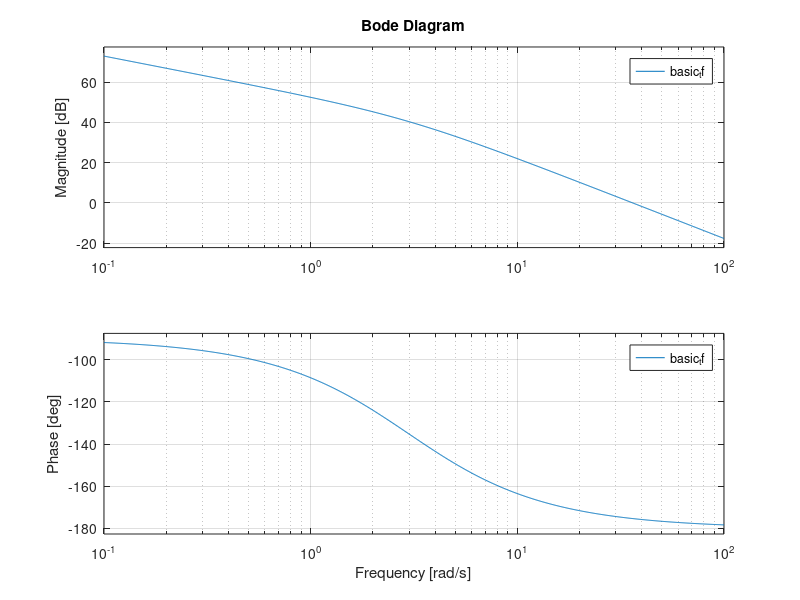

This chart was generated by the following MATLAB code: (Note: this script raises an error after producing the figure.)
clear
clc
close all

global mp
rmpath("nl_tut_callbacks")
addpath("matlab_pure");
addpath("mp_callbacks");
addpath("mex_files");
addpath(pwd);

% pendulum configuration
mp = struct(...
    'g', 9.81, ... % gravitational constant
    'B', 8.1055e-6, ... % motor damping
    'L', 0.23e-3, ... % inductance
    'R', 3.85, ... % resistance
    'V_s', 10.7, ... % supply voltage
    'K_m', 0.0228, ... % motor constant
    'm', 0.03937, ... % mass of rod
    'l_c', 0.0254, ... % length of rod
    'J_motor', 1.67e-6, ...
    'J_rod', 2.12*1E-5, ...
    'sr', 1000, ... % sampling rate (Hz) % 100
    'w_PSD', 0.01 ... % process noise Power spectral density
);
% mp.J_rod = 1/12*mp.m; % *mp.l_c^2; % pendulum config; 1/12*m*l_c^2 for pendulum config
mp.J = mp.J_motor + mp.J_rod + mp.m * mp.l_c^2;
mp.dt = 1/mp.sr;

%% Bode Transfer Function
s = tf('s');
basic_tf = (mp.K_m*mp.V_s/(mp.J*mp.R))/(s^2+s*(mp.B/mp.J+mp.K_m^2/(mp.J*mp.R)));
bode(basic_tf);

% TODO: pendulum colliding with wall

%% Generate a trajectory
theta_vec0 = [pi/2; 0]; % initial angle of 45 degrees at 0 radians/sec
theta_k = theta_vec0;
thetas = theta_k';
% propagations = 160;
propagations = 4000;


for k = 1:propagations
    theta_k = nonlin_transition_model(theta_k);
    thetas = [thetas; theta_k'];
end
Ts = ((0:propagations) * mp.dt)';
figure;
sgtitle('Pendulum Trajectory (angle: top), (angular rate: bottom)');
subplot(2, 1, 1);
plot(Ts, thetas(:, 1));
subplot(2, 1, 2);
plot(Ts, thetas(:, 2));

% plot makes sense since back EMF prevents the motor from rotating 

%% Generate trajectory with noise
% Creating the dynamic simulation
V = 0.009311^2; % best fit Gaussian
H = [1.0, 0.0]; % meausrement model
xk = theta_vec0;
xs = xk'; % State vector history
ws = [];   % Process noise history
vs = unifrnd(-pi/200,pi/200); % Measurement noise history; sample from uniform distribution
zs = H * xk + vs(1); % Measurement history
% propagations = 160;

for k = 1:propagations
    wk = mp.dt * sqrt(mp.w_PSD) * randn();
    xk(2) = xk(2) + wk; % Gamma = [0; 1];
    xk = nonlin_transition_model(xk);
    xs = [xs; xk'];
    ws = [ws; wk];
    vk = unifrnd(-pi/200,pi/200); % sample from uniform distribution
    zk = H * xk + vk;
    vs = [vs; vk];
    zs = [zs; zk];
end
plot_simulation_history([], {xs,zs,ws,vs}, [])

%% Kalman Filter
% Continuous time Gamma (\Gamma_c)
Gamma_c = [0.0; 1.0];
W_c = mp.w_PSD;
I2 = eye(2);
taylor_order = 2;

% Setting up and running the EKF
% The gaussian_filters module has a "run_ekf" function baked in, but we'll just show the whole thing here
P0_kf = eye(2) * 0.003;
x0_kf = mvnrnd(theta_vec0, P0_kf); % lets initialize the Kalman filter slightly off from the true state position

xs_kf = x0_kf;
Ps_kf = zeros(propagations+1, 2, 2);
Ps_kf(1, :, :) = P0_kf;
x_kf = x0_kf';
P_kf = P0_kf;
for k = 1:propagations
    Jac_F = jacobian_mp_ode(x_kf);
    [Phi_k, W_k] = discretize_nl_sys(Jac_F, Gamma_c, W_c, mp.dt, taylor_order, false, true);
    % Propagate covariance and state estimates
    P_kf = Phi_k * P_kf * Phi_k' + W_k;
    x_kf = nonlin_transition_model(x_kf);
    % Form Kalman Gain, update estimate and covariance
    K = (H * P_kf * H' + V) \ (H * P_kf)';
    zbar = H * x_kf;
    r = zs(k+1) - zbar;
    x_kf = x_kf + K * r;
    P_kf = (I2 - K * H) * P_kf * (I2 - K * H)' + K * V * K';
    % Store estimates
    xs_kf = [xs_kf; x_kf'];
    Ps_kf(k, :, :) = P_kf;
end

% Plot Simulation results 
plot_simulation_history([], {xs,zs,ws,vs}, {xs_kf, Ps_kf});

%% Cauchy
scale_g2c = 1.0 / 1.3898; % scale factor to fit the cauchy to the gaussian
beta = sqrt(mp.w_PSD / mp.dt) * scale_g2c / 50;
gamma = sqrt(V(1, 1)) * scale_g2c;
x0_ce = x0_kf;
A0 = eye(2);
p0 = sqrt(diag(P0_kf)) * scale_g2c;
b0 = zeros(2, 1);
steps = 5;
num_controls = 0;
print_debug = false;

% Uncomment for sanity check and test using MCauchyEstimator

% cauchyEst = MCauchyEstimator("nonlin", steps, print_debug);

% cauchyEst.initialize_nonlin(x0_ce, A0, p0, b0, beta, gamma, 'dynamics_update', 'nonlinear_msmt_model', 'msmt_model_jacobian', num_controls, mp.dt)

% cauchyEst.step(zs(1));
% cauchyEst.step(zs(2));
% cauchyEst.step(zs(3));
% cauchyEst.step(zs(4));
% cauchyEst.step(zs(5));
% cauchyEst.shutdown();

% Sliding window
swm_print_debug = false; 
win_print_debug = false;
% num_windows = 8;
num_windows = 4;
% 
cauchyEst = MSlidingWindowManager("nonlin", num_windows, swm_print_debug, win_print_debug);
cauchyEst.initialize_nonlin(x0_ce, A0, p0, b0, beta, gamma, 'dynamics_update', 'nonlinear_msmt_model', 'msmt_model_jacobian', num_controls, mp.dt);
% charACTERIZE the rate
for k = 1:length(zs)
    zk = zs(k);
    [xhat, Phat, wavg_xhat, wavg_Phat] = cauchyEst.step(zk, []);
end
cauchyEst.shutdown()

plot_simulation_history(cauchyEst.moment_info, {xs,zs,ws,vs}, {xs_kf, Ps_kf} )



%%


% function [xs, xs_kf, xs_cf] = test_nl_motor_pendulum()
%     
% 
%     % simulation parameters
%     A_c = [-(B/J + K_m^2/(J*R))]; % single dimensional system with omega (no theta yet)
%     B_c = [K_m*V_s/(J*R)];
%     C_c = [1];
% 
% end

figure;
ax(1) = subplot(2,1,1);
plot(Ts, xs_kf(:,1)); hold on;
plot(Ts, cauchyEst.moment_info.x(:,1)); hold on;
plot(Ts, xs(:,1),'k--'); hold on;
legend('Kalman','Cauchy','Sim','Orientation','horizontal');
title('Position','Interpreter','latex');
xlabel('Time [s]','Interpreter','latex');
ylabel('Position [rad]','Interpreter','latex');
grid on; % grid minor;

ax(2) = subplot(2,1,2);
plot(Ts, xs_kf(:,2)); hold on;
plot(Ts, cauchyEst.moment_info.x(:,2)); hold on;
plot(Ts, xs(:,2),'k--'); hold on;
legend('Kalman','Cauchy','Sim');
title('Velocity','Interpreter','latex');
xlabel('Time [s]','Interpreter','latex');
ylabel('Velocity [rad/s]','Interpreter','latex');
grid on; % grid minor;

linkaxes(ax,'x');
